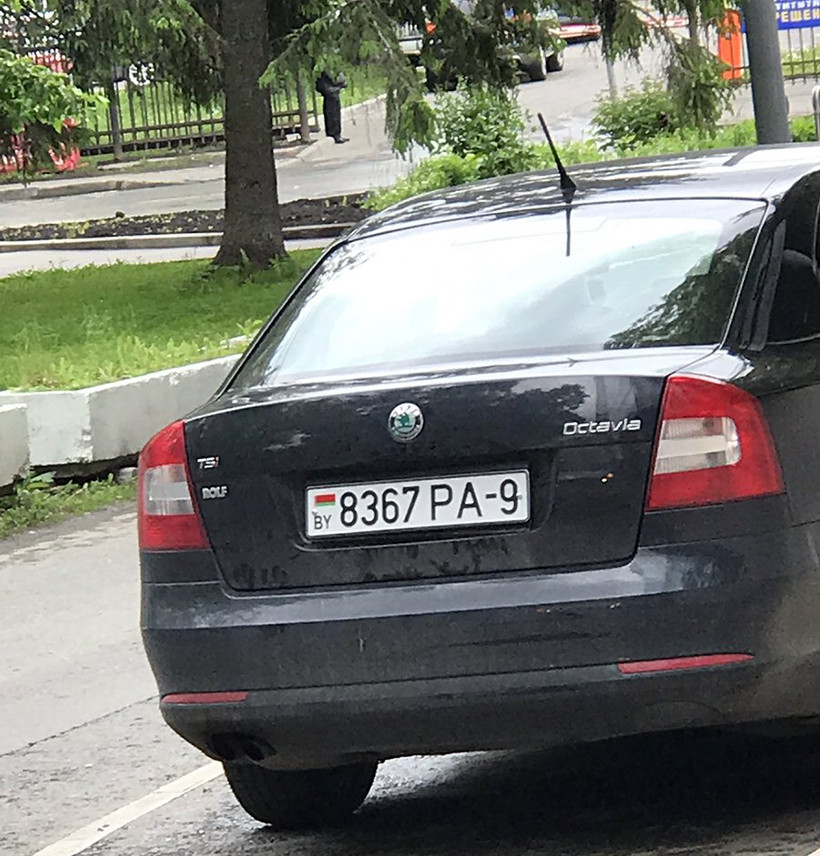
#> input picture nomer/ex2.jpeg, 820 x 856 px
$ python -i RectDetector.py   (imports and definitions only)   (older library calls are emulated)
#> lines starting #> are read from the running program, lines starting #| are printed output that depends on the picture; after the words box and inside, x2 and y2 are one past the last pixel; in counts of white or black regions, pixels touching at a corner belong together
#> further down, picture is the input picture: shape (856, 820, 3); mean B, G, R 108.7, 115.5, 113.5
import os
import cv2
import numpy as np
import imutils
import math
import asyncio

class RectDetector(object):
    ''' Class for rectangle detection from the mask. '''

    def __init__(self, coef_approx = 0.00001, max_count_step_approx = 300, target_points = 11):
        self.COEF_APPROX = coef_approx
        self.MAX_COUNT_STEP_APPROX = max_count_step_approx
        self.TARGET_POINTS = target_points

    def getApprox(self, c, peri):
        '''function get approx'''
        i = 0
        coef = self.COEF_APPROX
        min_c = 0
        max_c = coef*2
        while i < self.MAX_COUNT_STEP_APPROX:
            approx = cv2.approxPolyDP(c, coef * peri, True)
            cnt = len(approx)
            if cnt == self.TARGET_POINTS:
                break
            if cnt > self.TARGET_POINTS:
                min_c = coef
                max_c = max_c + coef
            if cnt < self.TARGET_POINTS:
                max_c = coef
            coef = (max_c + min_c)/2
            i += 1
        return approx

    def detectRect(self, image):
        '''function detect rect'''

        # load the image and resize it to a smaller factor so that the shapes can be approximated better
        resized = imutils.resize(image, width=1200)
        ratio = image.shape[0] / float(resized.shape[0])
#> ratio = 0.684

        # convert the resized image to grayscale, blur it slightly, and threshold it
        gray = cv2.cvtColor(resized, cv2.COLOR_BGR2GRAY)
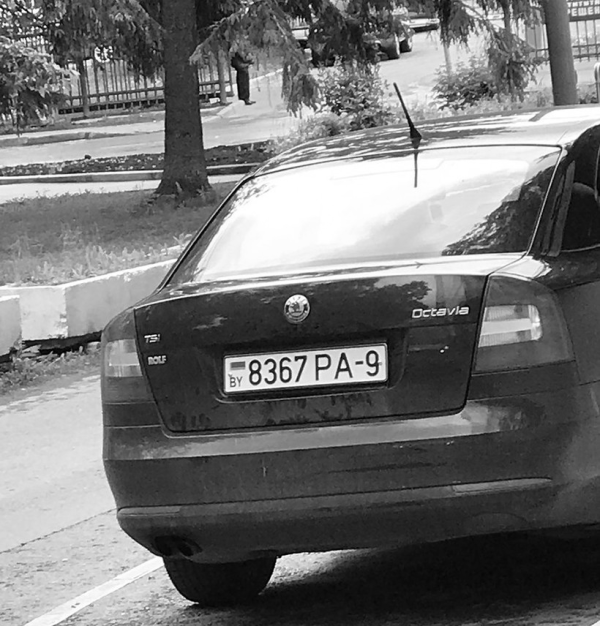
#> gray: shape (1252, 1200) (shown at 1/2 size); min 0, max 255, mean 114.1
        blurred = cv2.GaussianBlur(gray, (7, 7), 0)
        thresh = cv2.threshold(gray, 60, 255, cv2.THRESH_BINARY)[1]
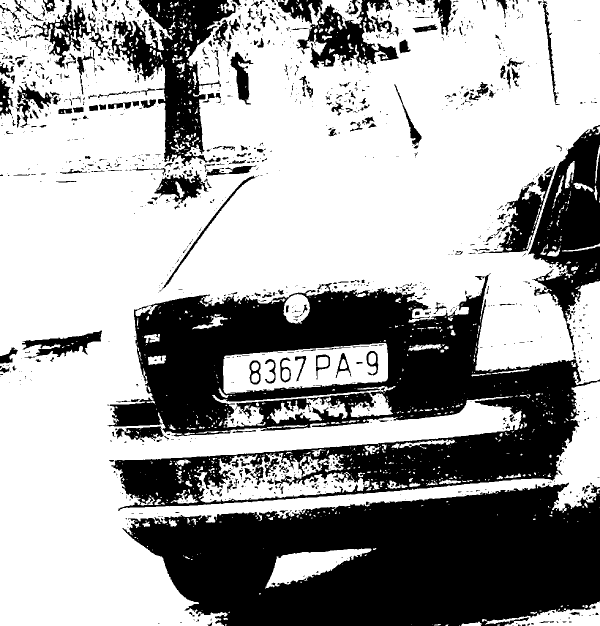
#> thresh: shape (1252, 1200) (shown at 1/2 size); 63.9% white; 1412 black regions (1083 under 20 px)

        # find contours in the thresholded image and initialize the shape detector
        if cv2.__version__[0] == "4":
            cnts, hierarchy = cv2.findContours(thresh.copy(), 1, 2)
#> cnts = 2670 contours, 2085 with area under 20; largest, box (x1, y1, x2, y2) and area: (0, 0, 1200, 1252) 912513, (446, 686, 776, 788) 24574, (388, 906, 740, 1005) 17280, (424, 772, 791, 855) 8584, (955, 331, 1111, 508) 7448
        else:
            cnts = cv2.findContours(thresh.copy(), 1, 2)
            cnts = cnts[0] if imutils.is_cv2() else cnts[1]
        res = []
        rows, cols = image.shape[:2]
#> rows = 856; cols = 820

        # loop over the contours
        for c in cnts:
            # compute the center of the contour, then detect the name of the shape using only the contour
            peri = cv2.arcLength(c, True)
            approx = self.getApprox(c,  peri)
            c = approx.astype("float")

            # multiply the contour (x, y)-coordinates by the resize ratio, then draw the contours and the name of the shape on the image
            c = c.astype("float")
            c *= ratio
            c = c.astype("int")
            res.append(c)
#> this loop made 2670 passes
#> peri on passes 2, 3, 6: 11.41, 12.83, 27.66
#> after the loop, res = 2670 items
        return res

    # [33 lines left out: functions linearLineMatrix, fline, not called in this run]

    def distance(self, p0, p1):
        return math.sqrt((p0[0] - p1[0])*(p0[0] - p1[0]) + (p0[1] - p1[1])*(p0[1] - p1[1]))

    def rotate_points(self,rect):
        rect[0], rect[1], rect[2], rect[3] = rect[1], rect[2], rect[3], rect[0]
        return rect

    # [38 lines left out: functions findWidth, findHieght, to_pretty_point, rotate_to_pretty, not called in this run]

    def detetct_pretty_w_h_to_zone(self, w, h, coef=4.6):
        return int(h*coef), int(h)

    async def get_cv_zoneRGB_async(self, img, rect, gw = 0, gh = 0, coef=4.6):
        rect, w, h = self.rotate_to_pretty(rect)
        if (gw == 0 or gh == 0):
            w, h = self.detetct_pretty_w_h_to_zone(w, h, coef)
        else:
            w, h = gw, gh
        pts1 = np.float32(rect)
        pts2 = np.float32(np.array([[0, 0], [w, 0], [w, h], [0, h]]))
        M = cv2.getPerspectiveTransform(pts1, pts2)
        dst = cv2.warpPerspective(img,M,(w,h))
        return dst;

    async def get_cv_zonesRGB_async(self, img, rects, gw = 0, gh = 0, coef=4.6):
        loop = asyncio.get_event_loop()
        promises = [loop.create_task(self.get_cv_zoneRGB_async(img, rect, gw = gw, gh = gh, coef=coef)) for rect in rects]
        if bool(promises):
            await asyncio.wait(promises)
        return [promise.result() for promise in promises]

    async def get_cv_zonesBGR_async(self, img, rects, gw = 0, gh = 0, coef=4.6):
        loop = asyncio.get_event_loop()
        promises = [loop.create_task(self.get_cv_zoneRGB_async(img, rect, gw = gw, gh = gh, coef=coef)) for rect in rects]
        if bool(promises):
            await asyncio.wait(promises)
        return [cv2.cvtColor(promise.result(), cv2.COLOR_RGB2BGR) for promise in promises]

    # [22 lines left out: functions get_cv_zonesRGB, get_cv_zonesBGR, not called in this run]

    def makeUglyPoints(self, points):
        return [[p] for p in points]

    # [14 lines left out: function findDistances, not called in this run]

    def clacRectLines(self, distanses):
        ''' Sort lines to length '''
        return sorted(distanses, key=lambda x: x["d"])

    # [276 lines left out: functions filterInterestedLines, linearLineMatrixCrossPoint, detectSimilarLines, detectAlignmentLines, makeAligmentKeyPoints, makeAligmentMatrix and 20 more, not called in this run]

    def detectIntersectionParalelLine(self, line1,line2,point):
        line2matrix = self.detectParalelMatrix(line2['matrix'],point)
        return self.detectIntersection(line1['matrix'],line2matrix)

    # [80 lines left out: functions detectUnstableLines, fixRectangle, findMaxs, uniquePoints, checkIfIsSquare, sortBySize, not called in this run]

    async def detectOneAsync(self, image, outboundWidthOffset=3, outboundHeightOffset=0, fixRectangleAngle=3, fixGeometry=0):
        arrPoints = self.detectRect(image)
        arrPoints = self.uniquePoints(arrPoints)

        for points in arrPoints:
            distanses = self.findDistances(points)
            interestedLines = self.clacRectLines(distanses)

            # Get 4 lines that are part of a rectangle describing the license plate area.
            labels = self.gKMeansMajorLines(interestedLines)
            A = []
            B = []
            for i in range(len(interestedLines)):
                if (labels[i] == 0):
                    A.append(interestedLines[i])
                else:
                    B.append(interestedLines[i])
            targetLines = self.makeTargetLines(A,B)
            if fixGeometry:
                targetAlignmentLines = self.detectAlignmentLines(targetLines,A,B)
                targetPoints = self.makeTargetPoints2(targetLines,targetAlignmentLines,arrPoints[0])
            else:
                targetPoints = np.float32(self.makeTargetPoints(targetLines))

            minXIdx = self.findMinXIdx(targetPoints)

            targetPoints=self.reshapePoints(targetPoints,minXIdx)
            targetPoints=self.fixClockwise(targetPoints)
            targetPoints = self.fixRectangle(targetPoints, fixRectangleAngle)

            if outboundWidthOffset or outboundHeightOffset:
                targetPoints=self.addOffset(targetPoints,outboundWidthOffset,outboundHeightOffset)

            return targetPoints

    async def detectAsync(self, images, outboundWidthOffset=3, outboundHeightOffset=0, fixRectangleAngle=3, fixGeometry=0):
         ''' Main method '''
         loop = asyncio.get_event_loop()
         promises = [loop.create_task(self.detectOneAsync(image, outboundWidthOffset=outboundWidthOffset, outboundHeightOffset=outboundHeightOffset, fixRectangleAngle=fixRectangleAngle, fixGeometry=fixGeometry)) for image in images]
         if bool(promises):
            await asyncio.wait(promises)
         return np.array([promise.result() for promise in promises])

    # [46 lines left out: function detect, not called in this run]

>>> import cv2
>>> picture = cv2.imread('../ex2.jpeg')
>>> result = RectDetector().detectRect(picture)
#> result = 2670 items
